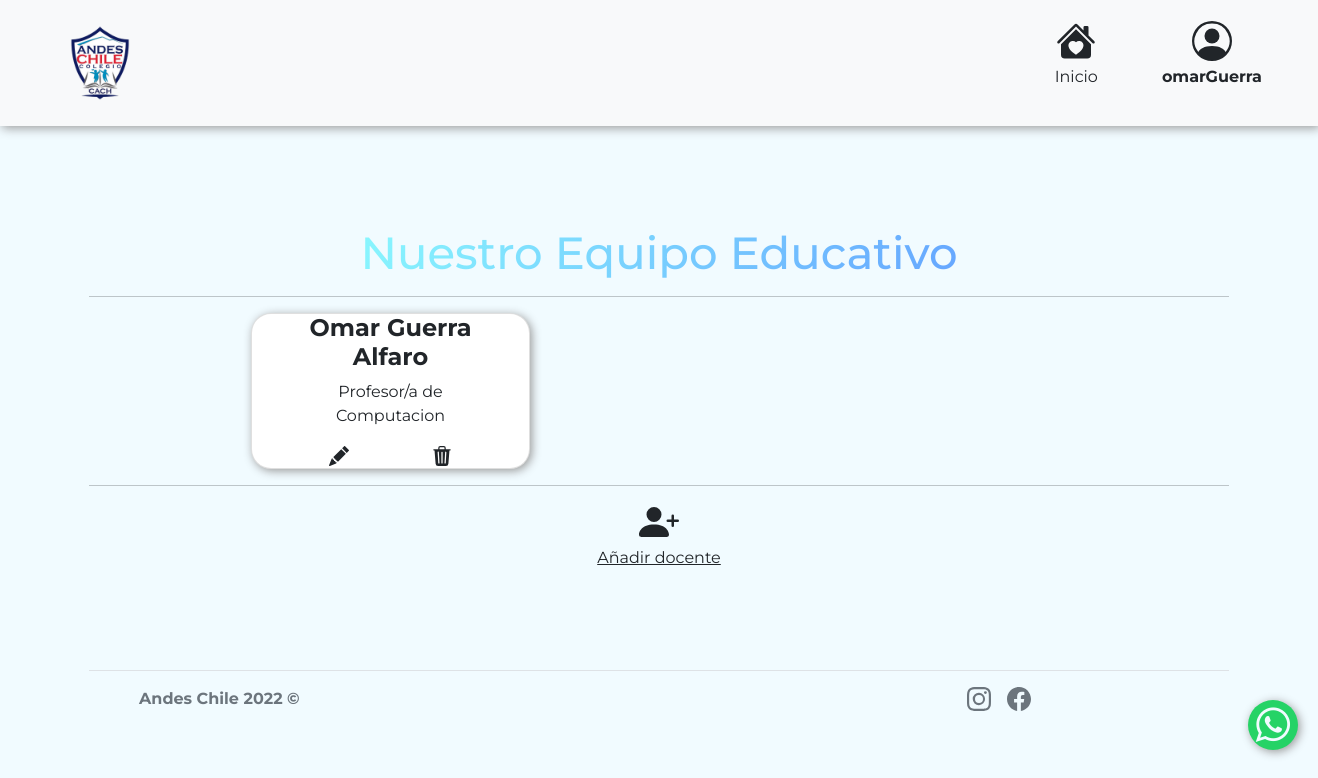
The app's page /equipo/ (signed in) with its own data.
### equipo/models.py (models this page shows, shortened)
class Docente(models.Model):
    rut = models.CharField(max_length=15,primary_key=True, verbose_name='Rut')
    nombre = models.CharField(max_length=20, verbose_name='Nombre')
    apellidoPat = models.CharField(max_length=20,null=True, verbose_name='Apelido Paterno')
    apellidoMat = models.CharField(max_length=20,null=True, verbose_name='Apelido Materno')
    correo = models.CharField(max_length=30,null=True, verbose_name='Correo')
    imagen= models.ImageField(upload_to="equipo/static/equipo/Docentes",null=True, blank=True, height_field=None, width_field=None, max_length=None, verbose_name='Imagen')
    asignatura = models.ForeignKey(Asignatura, on_delete=models.CASCADE)

class Asignatura(models.Model):
    codAsignatura = models.IntegerField(primary_key=True,verbose_name='Id')
    nombreAsignatura = models.CharField(max_length=50,verbose_name='Categoría')
    def __str__(self):
        return self.nombreAsignatura

### equipo/views.py (the view)
# urls.py: path('equipo/', include('equipo.urls')),
def equipo(request):
    listaDocentes= Docente.objects.all()
    datos = {
        'docentes': listaDocentes
    }
    return render(request, 'equipo/equipo.html',datos)

### equipo/templates/equipo/equipo.html (shortened to what this page needs)
<!DOCTYPE html>
<html lang="es">
{% load socialaccount %}
<head>
    {% load static %}
    <link rel="stylesheet" href="https://cdn.jsdelivr.net/npm/bootstrap-icons@1.7.2/font/bootstrap-icons.css">
    <link rel="stylesheet" href="https://stackpath.bootstrapcdn.com/font-awesome/4.7.0/css/font-awesome.min.css">
    <link href="{% static 'equipo/css/bootstrap.min.css'%}" rel="stylesheet">
    <link rel="stylesheet" href="{% static 'equipo/css/style.css'%}">
    <link rel="stylesheet" href="{% static 'equipo/css/styleAPI.css'%}">
</head>
<body>
    <nav id="navegador" class="navbar navbar-expand-lg navbar-light bg-light fixed-top col-12">
        <a class="navbar-brand" href="#"><img src="{% static 'equipo/img/logo.png'%}" width="100" height="100" alt="..."> </a>
        <div class="collapse navbar-collapse" id="navbarSupportedContent">
            <ul class="navbar-nav ms-auto mb-2 mb-lg-0 bg-light">
                {% if user.is_authenticated %}
                <li class="nav-item align-items-center text-center">
                    <a href="{% url 'index' %}" class="nav-link text-dark">
                        Inicio
                    </a>
                </li>
                <li class="nav-item align-items-center text-center px-5">
                    <a href="{% url 'loginGoogle' %}" class="nav-link text-dark">
                        <p class="text-center textMayus"><b>{{ user.username }}</b></p>
                    </a>
                </li>
                {% endif %}
            </ul>
        </div>
    </nav>
    <section id="Comunidad" class="container section-padding">
        <h2 class="text-center"><span class="h2Comunidad">Nuestro Equipo Educativo</span></h2>
        <hr>
        <div class="container-fluid align-items-center text-center" style="align-items: center;">
            <div class="row col-lg-12 contentCard " style="gap: 20px; margin-left: 150px;">
                {% for d in docentes %}
                <div class="card col-lg-3 text-center align-items-center" style="align-items: center;">
                    <div class="container-fluid ">
                        <div>
                            <h4><b>{{d.nombre}} {{d.apellidoPat}} {{d.apellidoMat}}</b></h4>
                        </div>
                        <div>
                            <p>Profesor/a de {{d.asignatura}}</p>
                        </div>
                        {% if user.is_authenticated %}
                        <div class="row">
                            <div class="col-md-6">
                            <a href="{% url 'modificarDocente' d.rut %} " class="text-dark">
                            </a>
                        </div class="row">
                            <div class="col-md-6">
                            <a href="{% url 'eliminarDocente' d.rut %} " class="text-dark btnEliminar">
                            </a>
                            </div>
                        </div>
                        {% endif %}
                    </div>
                </div>
                {% endfor %}
            </div>
        </div>
        <hr>
        {% if user.is_authenticated %}
        <div class="align-items-center text-center">
            <a href="{% url 'agregarDocente' %}" class="text-dark">
                   Añadir docente
            </a>
        </div>
        {% endif %}
    </section>
    <footer class="container d-flex flex-wrap justify-content-between align-items-center py-3 border-top ">
        <div class="col-md-4 d-flex align-items-center ">
            <a href="/ " class="mb-3 me-2 mb-md-0 text-muted text-decoration-none lh-1 ">
                <svg class="bi " width="30 " height="24 ">
                    <use xlink:href="#bootstrap "></use>
                </svg>
            </a>
            <span class="text-muted "><strong>Andes Chile 2022 &copy;</strong></span>
        </div>
        <ul class="nav col-md-4 justify-content-end ">
            <li class="ms-3 ">
                <a class="text-muted " href="https://www.instagram.com/cach.colegioandeschile/ ">
                </a>
            </li>
            <li class="ms-3 "><a class="text-muted " href="https://www.facebook.com/colegioandeschile "></a></li>
        </ul>
        <div class="btn-float ">
            <a href="https://wa.me/56949147149?text=Hola,%20estoy%20busca%20de%20información,%20mi%20consulta%20es%20la%20siguiente: " class="whatsapp " target="_blank "><i class="fa fa-whatsapp whatsapp-icon "></i></a>
        </div>
    </footer>
</body>
</html>

### equipo/static/equipo/css/style.css (style rules this page uses)
* { font-family: 'Montserrat', sans-serif; }
body { background: #f1fbff; }
#Comunidad { border-bottom: 0%; }
.navbar-brand { margin-left: 50px; }
.section-padding { padding: 100px 0; }
.contentCard { align-items: center; }
.card { border-radius: 20px; box-shadow: 2px 2px 10px #999; column-gap: 15px; }
.h2Comunidad { font-size: 45px; -webkit-background-clip: text; background-clip: text; -webkit-text-fill-color: transparent; background-image: linear-gradient(120deg, #89f7fe 0%, #66a6ff 100%); }
.navbar { box-shadow: 2px 2px 10px #999; position: sticky; top: 0; }
.whatsapp { position: fixed; width: 70px; height: 70px; bottom: 50px; right: 20px; background-color: #25d366; color: #FFF; border-radius: 80px; text-align: center; font-size: 35px; z-index: 1; box-shadow: 2px 2px 10px #999; }
.whatsapp-icon { margin-top: 10px; font-size: 50px; color: #f1fbff; }
@media only screen and (min-width: 320px) { .whatsapp { position: fixed; width: 50px; height: 50px; bottom: 50px; right: 20px; background-color: #25d366; color: #FFF; border-radius: 80px; text-align: center; font-size: 35px; z-index: 1; } }
@media only screen and (min-width: 320px) { .whatsapp-icon { margin-top: 5px; font-size: 40px; color: #f1fbff; } }

### records on screen
Docente: nombre "Omar", apellidoPat "Guerra", apellidoMat "Alfaro", asignatura "Computacion"

### other values on screen
{{ user.username }} "omarGuerra"
